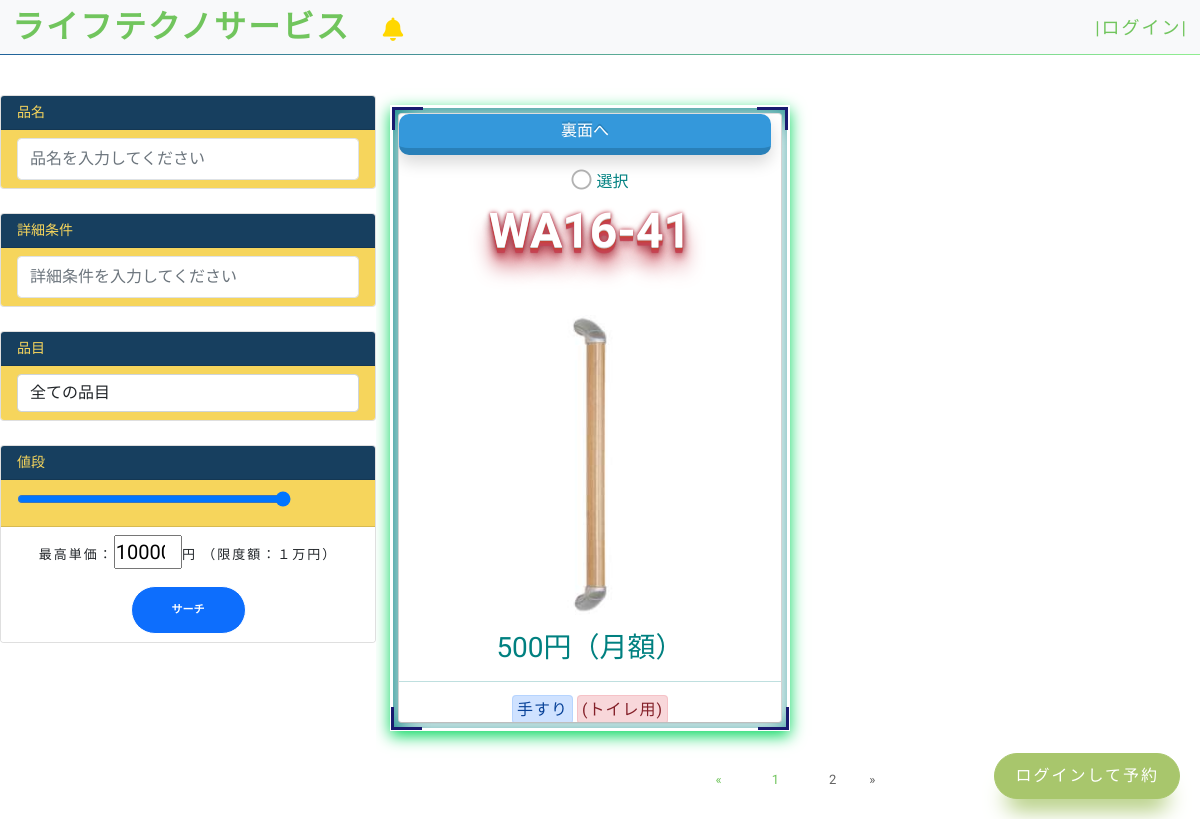
Page /order/?page=2 on the earlier database version.
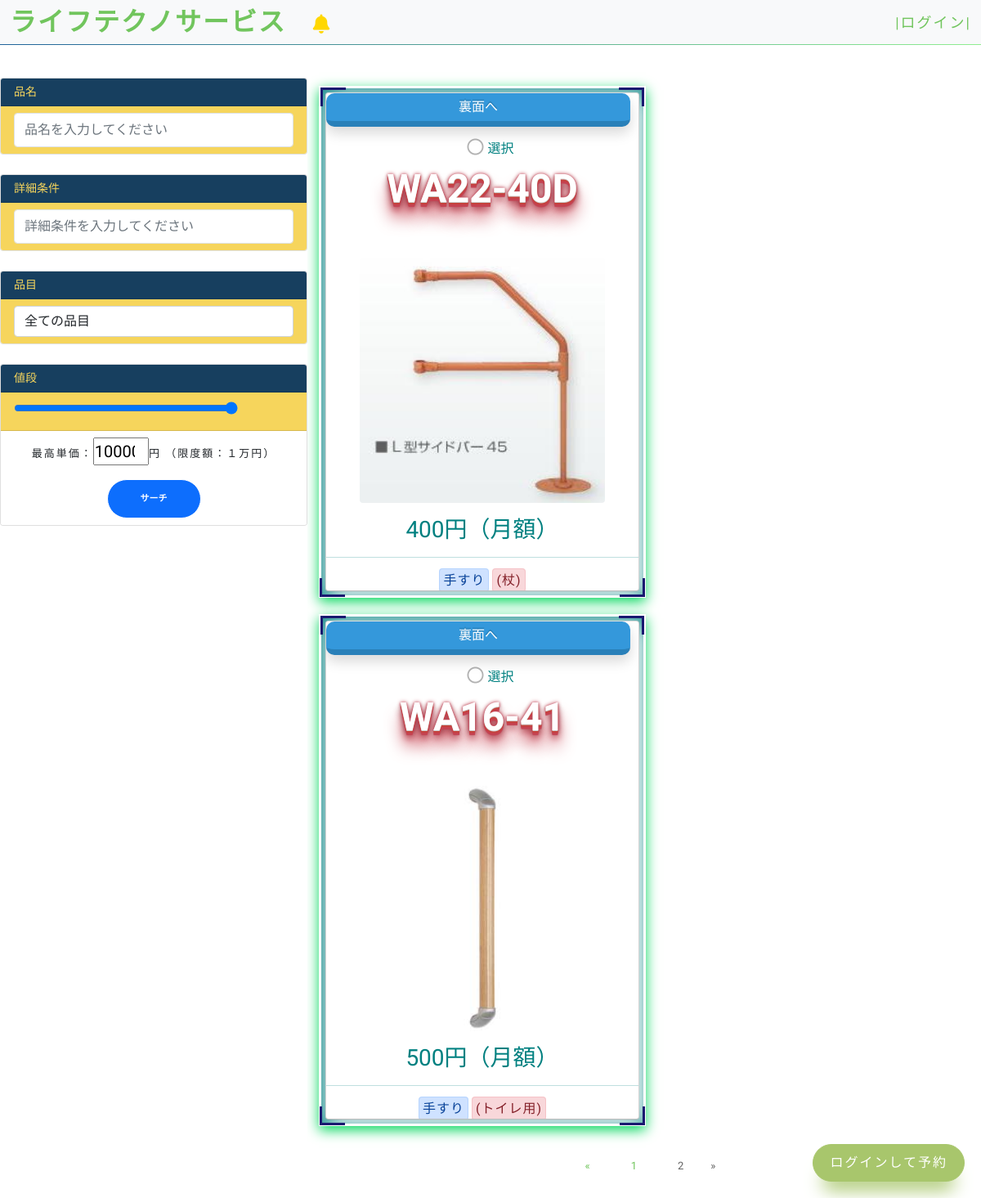
Same page on the later database version.
### customer/models.py (models this page shows, shortened)
class MenuItem(models.Model):
    name = models.CharField(max_length=100)
    description = models.TextField()
    image = models.ImageField(upload_to='menu_images/', blank=True)
    price = models.IntegerField()
    category = models.ForeignKey('Category', on_delete=models.CASCADE)
    quantity = models.IntegerField(default=0)
    video_url = models.CharField(max_length=100, blank=True)

class Category(MPTTModel):
    parent = TreeForeignKey('self', on_delete=models.CASCADE, blank=True, null=True, related_name='children')
    name = models.CharField(max_length=100)
    def __str__(self):
        return self.name
    class MPTTMeta:
        order_insertion_by = ['name']

### customer/views.py (the view, shortened to what this page needs)
# urls.py: path('', Order.as_view(), name='order'),
class Order(View):
    def get(self, request, *args, **kwargs):
        items_list = MenuItem.objects.filter(quantity__gt=0)
        categories = Category.objects.all()
        if request.user.is_authenticated:
            if OrderItem.objects.filter(user=request.user, ordered=False):
                order_item = OrderItem.objects.filter(
                    user=request.user, ordered=False)
            else:
                order_item = None
        else:
            order_item = None
        name = request.GET.get('name')
        detail = request.GET.get('detail')
        category = request.GET.get('category')
        maxPrice = request.GET.get('maxPrice')
        if name != ' ' and name is not None:
            items_list = items_list.filter(name__icontains=name)
        if detail != ' ' and detail is not None:
            items_list = items_list.filter(description__icontains=detail)
        if maxPrice != ' ' and maxPrice is not None:
            items_list = items_list.filter(price__range=(0, maxPrice))
        if category != ' ' and category is not None and category != '全ての品目':
            items_list = items_list.filter(category__name__icontains=category)
        price = 0
        if request.user.is_authenticated:
            if OrderItem.objects.filter(user=request.user, ordered=False):
                for item in order_item:
                    price += item.get_total_item_price
        page = request.GET.get('page', 1)
        paginator = Paginator(items_list.order_by('category__parent'), 4)
        items = paginator.page(page)
        context = {
            'order_item': order_item,
            'price': price,
            'items': items,
            'categories': categories
        }
        return render(request, 'customer/order.html', context)

### customer/templates/customer/order.html (shortened to what the changed rows need)
{% extends 'base.html' %}
{% load static %}
{% block content %}
<br>
<div class="container d-lg-flex">
  <section id="about-us" class="about-us padd-section p-0 " style="width:100%;">
      {% if items %}
      <form method="POST">
          <div class="row d-flex flex-wrap p-3">
              {% for item in items %}
              <div class="col-xxl-3 col-lg-6 col-md-12 text-center callout" id="sidebar-blog" data-aos="fade-up">
                  <div class="card m-0 p-0">
                      <div class="front">
                          <div class="flipButton action-button shadow animate blue arrow">裏面へ</div>
                          <label class="checkbox-wrap form-check-label p-0 m-0" id="onetarget">
                          <span class="checkmark"></span>
                          選択
                          </label>
                          <div class="hit-the-floor pb-5">{{ item.name }}</div>
                          {% if item.image %}
                          <img class="rounded center-block" src="{{ item.image.url }}" style="width:300px; height:300px;">{% endif %}
                          <h3 class="mt-3" data-aos="fade-left">{{ item.price }}円（月額）</h3>
                          <hr>
                          <span class="alert alert-primary p-1">{{ item.category.parent }}</span>
                          <span class="alert alert-danger p-1">({{ item.category }})</span>
                      </div>
                      <div class="back">
                          <div class="flipButton action-button shadow animate blue arrow">表面へ</div>
                          現在在庫量
                          <h3 class="mt-3" data-aos="fade-left">{{ item.quantity }}</h3>
                          {% if item.video_url %}
                          <hr>
                          操作動画
                          {% endif %}
                          <ul class="list-unstyled" data-aos="fade-right">
                            <li>{{ item.description }}</li>
                          </ul>
                      </div>
                  </div>
              </div>
              {% endfor %}
          </div>
      </form>
      {% endif %}
      {% if items.has_other_pages %}
      <ul class="pagination justify-content-center">
          {% for i in items.paginator.page_range %}
          {% if items.number == i %}
          <li class="m-2 active"><span class="p-3">{{ i }} <span class="sr-only">(current)</span></span></li>
          {% else %}
          <li class="m-2"><a class="p-3" href="?page={{ i }}">{{ i }}</a></li>
          {% endif %}
          {% endfor %}
      </ul>
      {% endif %}
  </section>
</div>
{% endblock content %}

Differences in the rows shown:
now on this page (row edited): MenuItem: name "WA22-40D", image (picture), price "400", category.parent "手すり", category "杖", quantity "4"
changed MenuItem "WA16-41": quantity "2" → "1"
